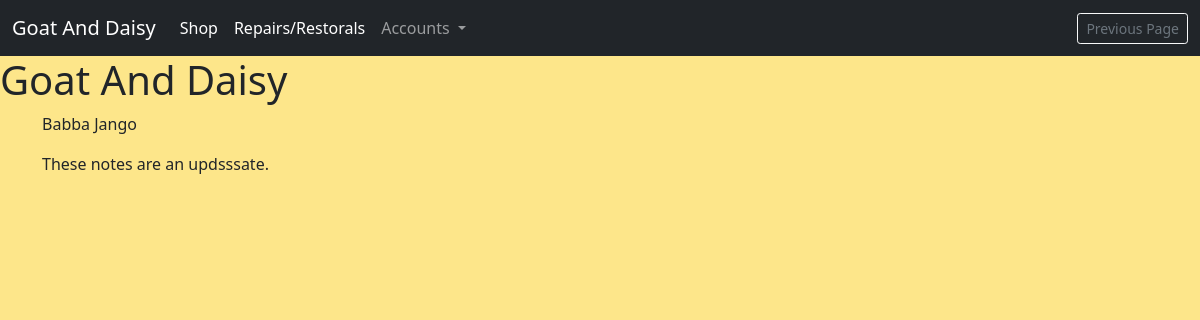
/profiles/staff-member/6/, run on an earlier commit of the app's database.
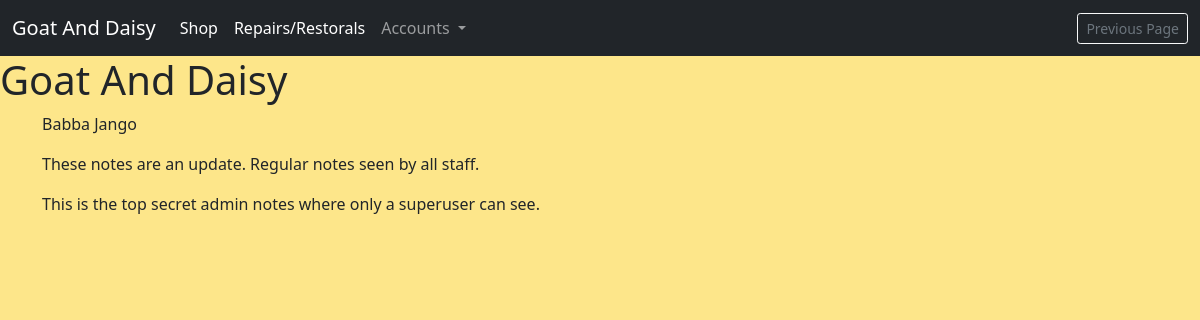
And on a later commit of the database.
### profiles/models.py (models this page shows, shortened)
class StaffMember(models.Model):
    username = models.OneToOneField(
        User, on_delete=models.CASCADE, null=True, editable=False)
    email = models.EmailField(unique=True, default="start@domain.dj")
    full_name = models.CharField(max_length=100, default="startname")
    shop_staff = models.BooleanField(default=False)
    workshop_staff = models.BooleanField(default=False)
    admin_access_permission = models.BooleanField(default=False)
    notes = models.TextField(null=True, blank=True)
    admin_notes = models.TextField(null=True, blank=True)

### profiles/views.py (the view)
# urls.py: path('staff-member/<int:pk>/', views.StaffMemberDetailView.as_view(),
class StaffMemberDetailView(DetailView):
    model = StaffMember
    template_name = 'registration/staff_member.html'
    context_object_name = 'member'

### profiles/templatetags/user_in_group_tag.py (called while the page is built)
@register.filter(name='has_group')
def has_group(user, group_name):
    try:
        group = Group.objects.get(name=group_name)
    except Group.DoesNotExist:
        return False
    return group in user.groups.all()

### templates/registration/staff_member.html
{% extends 'base.html' %}
{% block content %}
<p>{{ member.full_name }}</p>
<p>{{ member.notes }}</p>
<p>{{ member.admin_notes }}</p>
{% endblock %}

What changed in the data, as far as the page shows it:
changed StaffMember "Babba Jango": notes "These notes are an updsssate." → "These notes are an update. Regular notes seen by all staff."; admin_notes (not shown) → "This is the top secret admin notes where only a superuser can see."
